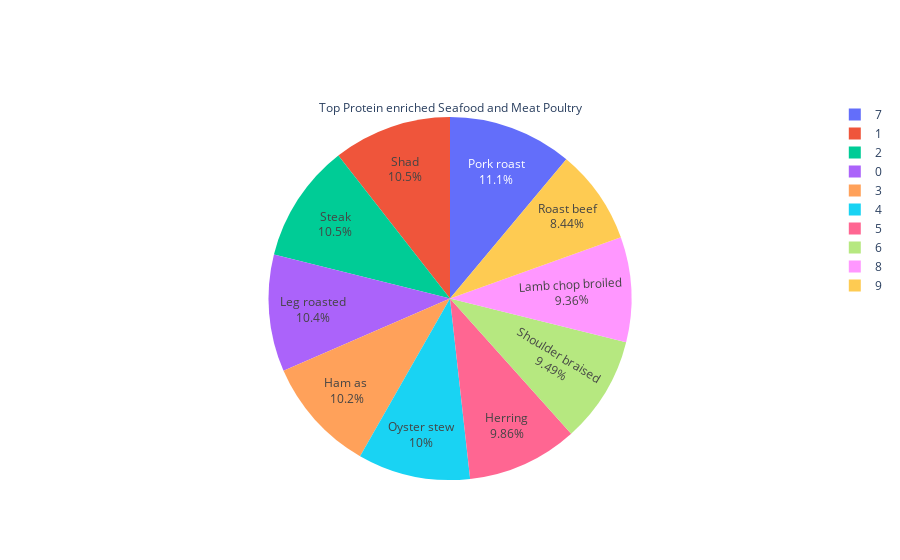

Notebook code for this chart:
### Code cell
import plotly.offline as py
import plotly.graph_objects as go
fig = go.Figure(go.Pie(values=df_protein_rich_top['Protein'].values, text=df_protein_rich_top['Food'],
                              title = { "text": "Top Protein enriched Seafood and Meat Poultry"},
               ))
fig.show()

### Figure 1 — Plotly figure (JSON) as saved in the notebook; plotly's stock layout.template omitted (floating-point values rounded to 4 significant figures)
{"data": [{"text": ["Leg roasted", "Shad", "Steak", "Ham as ", "Oyster stew", "Herring", "Shoulder braised", "Pork roast", "Lamb chop broiled", "Roast beef"], "title": {"text": "Top Protein enriched Seafood and Meat Poultry"}, "type": "pie", "values": [0.2326, 0.2353, 0.2353, 0.2281, 0.2235, 0.22, 0.2118, 0.2471, 0.2087, 0.1882]}], "layout": {}}
